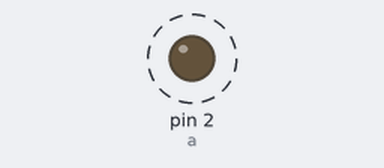
Recording of a sketch running on a simulated Arduino Uno, built with avr-gcc and run on an emulated ATmega328P. Parts: output pins drawn as LEDs (lit = HIGH). Dashed ring = blinking.

Above: at 0.5 s.
Timing chart, 0 to 4.6 s (numbered marks = the images above):
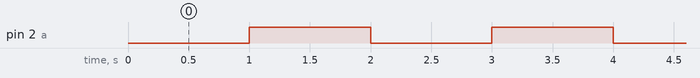

Measured:
- by itself, pin 2 (a): alternates HIGH for 1.0 s and LOW for 1.0 s

The sketch:

LED-demo.ino
```cpp
/*==================LED闪烁程序控制=========================
 * 接线    LED模块     arduino
 *          V           5V
 *          G           GND
 *          S            2
 * 接好线下载完程序可以看到模块一闪一灭
 ======================YXDZ========================*/

int a=2;        //信号引脚定义，可在此更改引脚

void setup() {
  // put your setup code here, to run once:
pinMode(a,OUTPUT);
}

void loop() {
  // put your main code here, to run repeatedly:
digitalWrite(a,LOW);
delay(1000);
digitalWrite(a,HIGH);
delay(1000);
}
```
